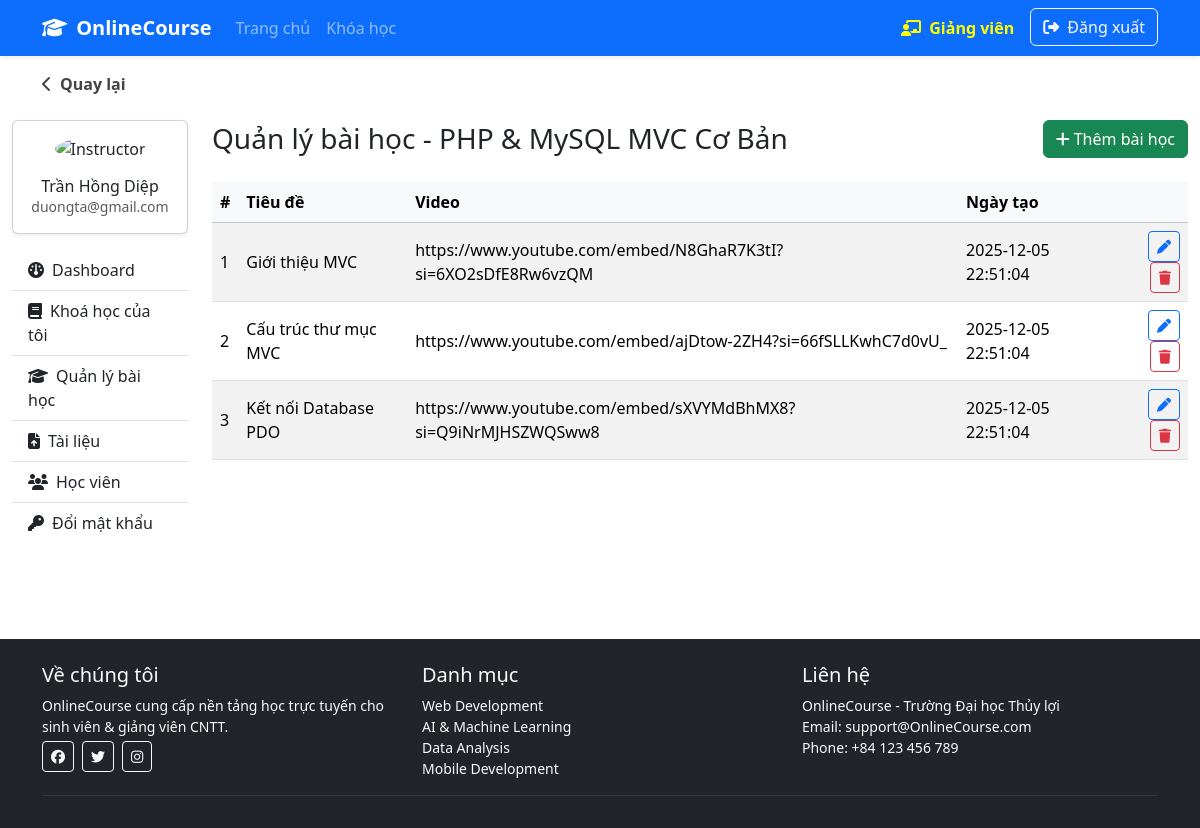
The app's page /index.php?controller=instructor&action=manageLessons&course_id=1 (signed in) with its own data.
### tables this page shows
CREATE TABLE `courses` (
  `id` int(11) NOT NULL,
  `title` varchar(255) NOT NULL,
  `description` text DEFAULT NULL,
  `instructor_id` int(11) NOT NULL,
  `category_id` int(11) NOT NULL,
  `price` decimal(10,2) DEFAULT 0.00,
  `duration_weeks` int(11) DEFAULT 1,
  `level` varchar(50) DEFAULT NULL,
  `image` varchar(255) DEFAULT NULL,
  `created_at` datetime DEFAULT current_timestamp(),
  `updated_at` datetime DEFAULT current_timestamp() ON UPDATE current_timestamp(),
  `approved` tinyint(1) DEFAULT 0
);

CREATE TABLE `users` (
  `id` int(11) NOT NULL,
  `username` varchar(255) NOT NULL,
  `email` varchar(255) NOT NULL,
  `password` varchar(255) NOT NULL,
  `fullname` varchar(255) DEFAULT NULL,
  `role` int(11) NOT NULL DEFAULT 0,
  `created_at` datetime DEFAULT current_timestamp(),
  `avatar` varchar(255) DEFAULT NULL,
  `is_active` tinyint(1) NOT NULL DEFAULT 1
);

CREATE TABLE `lessons` (
  `id` int(11) NOT NULL,
  `course_id` int(11) NOT NULL,
  `title` varchar(255) NOT NULL,
  `content` longtext DEFAULT NULL,
  `video_url` varchar(255) DEFAULT NULL,
  `order` int(11) DEFAULT NULL,
  `created_at` datetime DEFAULT current_timestamp()
);

### controllers/BaseController.php (called while the page is built, shortened)
<?php
abstract class BaseController {
    protected function render($view, $data = []) {
        extract($data);
        include __DIR__ . '/../views/layouts/header.php';
        include __DIR__ . '/../views/' . $view . '.php';
        include __DIR__ . '/../views/layouts/footer.php';
    }
}

### controllers/InstructorController.php (called while the page is built, shortened)
<?php
require_once 'BaseController.php';
class InstructorController extends BaseController
{
    public function manageLessons()
    {
        $courseId = $_GET['course_id'] ?? null;
        $courseModel = new Course();
        $course = $courseModel->findById($courseId);
        require_once 'models/Lesson.php';
        $lessonModel = new Lesson();
        $lessons = $lessonModel->getByCourse($courseId);
        $this->render('instructor/lessons/manage', ['course' => $course, 'lessons' => $lessons]);
    }
}

### models/Course.php (called while the page is built, shortened)
<?php
require_once __DIR__ . '/../config/Database.php';
class Course {
    private $pdo;
    public function __construct() {
        $this->pdo = Database::getConnection();
    }
    public function findById($id) {
        $sql = "SELECT
                    c.id,
                    c.title,
                    c.description,
                    c.category_id,
                    c.instructor_id,
                    c.duration_weeks,
                    c.level,
                    c.price,
                    c.image,
                    u.fullname AS instructor
                FROM courses c
                LEFT JOIN users u ON c.instructor_id = u.id
                WHERE c.id = ?
                LIMIT 1";
        $stmt = $this->pdo->prepare($sql);
        $stmt->execute([$id]);
        return $stmt->fetch(PDO::FETCH_ASSOC);
    }
}

### config/Database.php (called while the page is built, shortened)
<?php
class Database {
    private $host = "127.0.0.1";
    private $dbname = "onlinecourse";
    private $username = "root";
    private $password = "";
    public function connect() {
        $this->conn = null;
        try {
            $this->conn = new PDO(
                "mysql:host=".$this->host.";dbname=".$this->dbname.";charset=utf8mb4",
                $this->username,
                $this->password
            );
            $this->conn->setAttribute(PDO::ATTR_ERRMODE, PDO::ERRMODE_EXCEPTION);
        } catch(PDOException $e) {
            die("Kết nối thất bại: " . $e->getMessage());
        }
        return $this->conn;
    }
    public static function getConnection() {
        $db = new Database();
        return $db->connect();
    }
}

### models/Lesson.php (called while the page is built, shortened)
<?php
require_once __DIR__ . '/../config/Database.php';
class Lesson {
    private $pdo;
    public function __construct() {
        $this->pdo = Database::getConnection();
    }
    public function getByCourse($courseId) {
        $sql = "SELECT * FROM lessons
                WHERE course_id = ?
                ORDER BY `order` ASC";
        $stmt = $this->pdo->prepare($sql);
        $stmt->execute([$courseId]);
        return $stmt->fetchAll(PDO::FETCH_ASSOC);
    }
}

### views/instructor/lessons/manage.php (the view, shortened to what this page needs)
<?php include __DIR__ . '/../../layouts/instructor_sidebar.php'; ?>
<div class="d-flex justify-content-between align-items-center mb-4">
    <h3 class="mb-0">Quản lý bài học - <?= htmlspecialchars($course['title']) ?></h3>
    <a href="index.php?controller=instructor&action=createLesson&course_id=<?= $course['id'] ?>" class="btn btn-success">
        <i class="fa-solid fa-plus me-1"></i>Thêm bài học
    </a>
</div>
<div class="table-responsive">
    <table class="table table-striped align-middle">
        <thead class="table-light">
        <tr>
            <th>#</th>
            <th>Tiêu đề</th>
            <th>Video</th>
            <th>Ngày tạo</th>
            <th></th>
        </tr>
        </thead>
        <tbody>
        <?php foreach ($lessons as $lesson): ?>
            <tr>
                <td><?= $lesson['order'] ?></td>
                <td><?= htmlspecialchars($lesson['title']) ?></td>
                <td><?= htmlspecialchars($lesson['video_url']) ?></td>
                <td><?= $lesson['created_at'] ?></td>
                <td class="text-end">
                    <a href="index.php?controller=instructor&action=editLesson&id=<?= $lesson['id'] ?>"
                       class="btn btn-sm btn-outline-primary"><i class="fa-solid fa-pen"></i></a>
                    <a href="index.php?controller=instructor&action=deleteLesson&id=<?= $lesson['id'] ?>"
                       class="btn btn-sm btn-outline-danger"
                       onclick="return confirm('Xóa bài học này?')"><i class="fa-solid fa-trash"></i></a>
                </td>
            </tr>
        <?php endforeach; ?>
        </tbody>
    </table>
</div>
</section></div></div>

### views/layouts/instructor_sidebar.php (shortened to what this page needs)
<div class="container-fluid py-4">
    <div class="row">
        <aside class="col-md-3 col-lg-2 mb-4">
            <div class="card shadow-sm">
                <div class="card-body text-center">
                    <img src="assets/uploads/avatars/<?= htmlspecialchars($currentUser['avatar'] ?? 'default.png') ?>"
                         class="rounded-circle mb-3" width="96" height="96" alt="Instructor">
                    <h6 class="mb-0"><?= htmlspecialchars($currentUser['fullname'] ?? 'Giảng viên') ?></h6>
                    <p class="text-muted small mb-0"><?= htmlspecialchars($currentUser['email'] ?? '') ?></p>
                </div>
            </div>
            <div class="list-group list-group-flush mt-3">
                <a href="index.php?controller=instructor&action=dashboard"
                   class="list-group-item list-group-item-action <?= ($_GET['action'] ?? '') === 'dashboard' ? 'active' : '' ?>">
                    <i class="fa-solid fa-gauge me-2"></i>Dashboard
                </a>
                <a href="index.php?controller=instructor&action=myCourses"
                   class="list-group-item list-group-item-action <?= ($_GET['action'] ?? '') === 'myCourses' ? 'active' : '' ?>">
                    <i class="fa-solid fa-book me-2"></i>Khoá học của tôi
                </a>
                <a href="index.php?controller=instructor&action=lessons"
                   class="list-group-item list-group-item-action <?= ($_GET['action'] ?? '') === 'lessons' ? 'active' : '' ?>">
                    <i class="fa-solid fa-graduation-cap me-2"></i>Quản lý bài học
                </a>
                <a href="index.php?controller=instructor&action=materials"
                   class="list-group-item list-group-item-action <?= ($_GET['action'] ?? '') === 'materials' ? 'active' : '' ?>">
                    <i class="fa-solid fa-file-arrow-up me-2"></i>Tài liệu
                </a>
                <a href="index.php?controller=instructor&action=students"
                   class="list-group-item list-group-item-action <?= ($_GET['action'] ?? '') === 'students' ? 'active' : '' ?>">
                    <i class="fa-solid fa-users me-2"></i>Học viên
                </a>
                <a href="index.php?controller=instructor&action=changePassword"
                   class="list-group-item list-group-item-action <?= ($_GET['action'] ?? '') === 'changePassword' ? 'active' : '' ?>">
                    <i class="fa-solid fa-key me-2"></i>Đổi mật khẩu
                </a>
            </div>
        </aside>
        <section class="col-md-9 col-lg-10">

### records on screen
courses: instructor.fullname "Trần Hồng Diệp", title "PHP & MySQL MVC Cơ Bản"
lessons: order "1", title "Giới thiệu MVC", video_url "https://www.youtube.com/embed/N8GhaR7K3tI?si=6XO2sDfE8Rw6vzQM", created_at "2025-12-05 22:51:04"
lessons: order "2", title "Cấu trúc thư mục MVC", video_url "https://www.youtube.com/embed/ajDtow-2ZH4?si=66fSLLKwhC7d0vU_", created_at "2025-12-05 22:51:04"
lessons: order "3", title "Kết nối Database PDO", video_url "https://www.youtube.com/embed/sXVYMdBhMX8?si=Q9iNrMJHSZWQSww8", created_at "2025-12-05 22:51:04"

### other values on screen
$currentUser['email'] "duongta@gmail.com"
